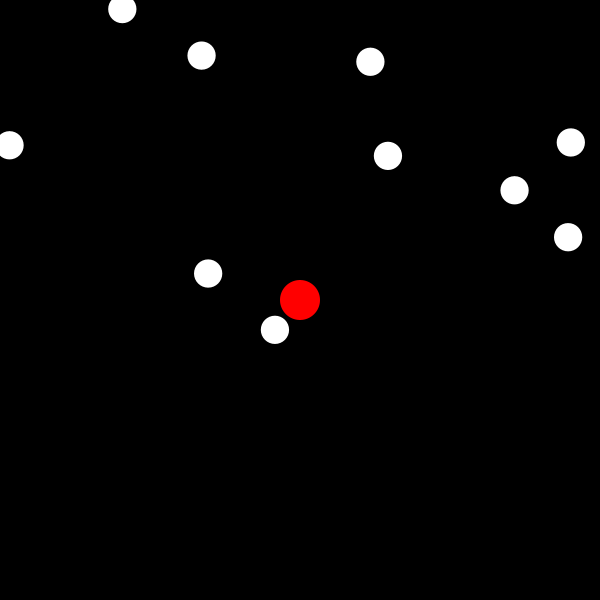
Frame 1 (no input)
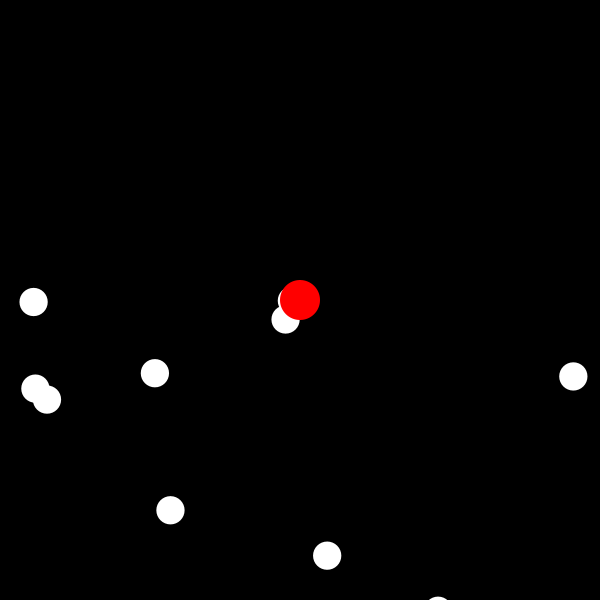
Frame 60 (the mouse pressed at the canvas centre just before this capture)
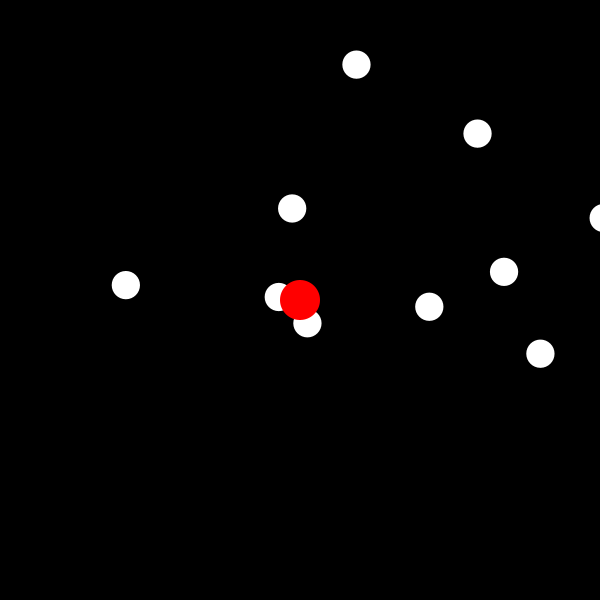
Frame 120 (the mouse held since frame 60 and released just before this capture)

The Processing sketch that drew these frames (run headless with seeded random() and noise(); from frame 60 on, the mouse is pressed at the canvas centre):

// Processing sketch: Gravitational_Attraction
// ── Gravitational_Attraction.pde
Body[] bodies = new Body[10];
Attractor att;

void setup() {
  size(600, 600);
  for (int i = 0; i < bodies.length; i++) {
    bodies[i] = new Body(2);
  }
  att = new Attractor(4);
}

void draw() {
  background(0);
  for (Body b : bodies) {
    b.render();
    b.update();
    att.attract(b);
  }
  att.render();
}

// ── Attractor.pde
class Attractor {
  PVector pos;
  float mass, r, g;
  Attractor(float _m) {
    pos = new PVector(width / 2, height / 2);
    mass = _m;
    r = sqrt(mass) * 10;
    g = 100;
  }

  void attract(Body b) {
    PVector f = PVector.sub(pos, b.pos);
    float distanceSq = constrain(f.magSq(), 100, 750);
    float strength = (g * mass * b.mass) / distanceSq;
    f.setMag(strength);
    b.applyForce(f);
  }

  void render() {
    fill(255, 0, 0);
    noStroke();
    ellipse(pos.x, pos.y, r * 2, r * 2);
  }
}

// ── Body.pde
class Body {
  PVector pos, vel, acc;
  
  float r, mass;
  Body(float _m) {
    pos = new PVector(random(width), random(height));
    vel = PVector.random2D();
    acc = new PVector();
    mass = _m;
    r = sqrt(mass) * 10;
  }
  
  void applyForce(PVector _force) {
    PVector f = PVector.div(_force, mass);
    acc.add(f);
  }
  
  void update() {
    vel.add(acc);
    pos.add(vel);
    acc.mult(0);
  }
  
  void render() {
    fill(255);
    noStroke();
    ellipse(pos.x, pos.y, r * 2, r * 2);
  }
}
